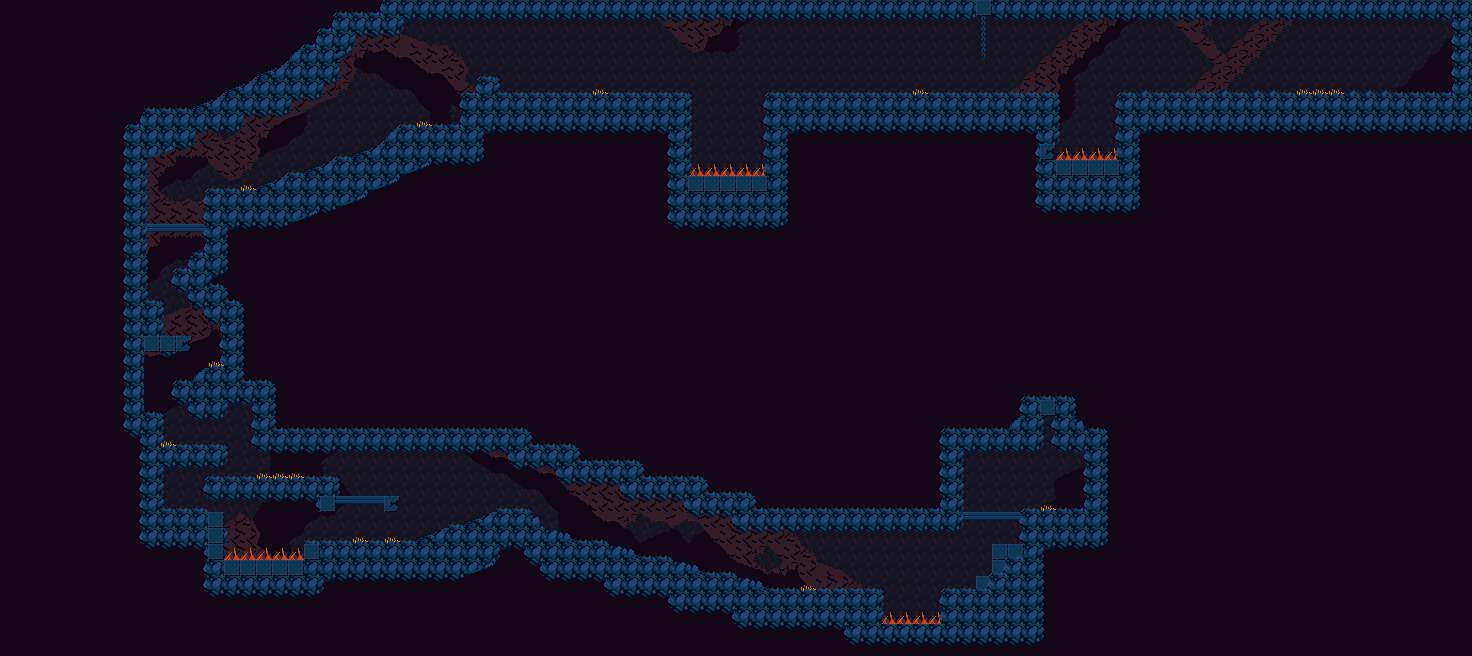

This is a level from a 2D game, rendered from its Tiled map with the project's own tilesets. A one-line summary and the map file follow, with tile-layer data summarised:
An orthogonal 92x41 tile map with 16x16 px tiles, 7 tile layers (Mock, BACKGROUND1, BACKGROUND0, BACKGROUND_DETAIL, ...), 5 tilesets and 103 objects (5x BAT, 5x BREAKABLE, 4x SPIKES, 4x SKELETON, 3x PLATFORM, ...).

<map version="1.0" orientation="orthogonal" renderorder="right-down" width="92" height="41" tilewidth="16" tileheight="16" nextobjectid="147">
 <properties>
  <property name="PLANET" value="oberon" />
 </properties>
 <tileset firstgid="1" name="TILES_TMP" tilewidth="16" tileheight="16" tilecount="8" columns="4">
  <image source="../img/tiles_placeholder.png" width="64" height="32" />
  <tile id="0">
   <properties>
    <property name="PLANET" value="oberon" />
   </properties>
  </tile>
 </tileset>
 <tileset firstgid="9" name="TILES_OBR" tilewidth="16" tileheight="16" tilecount="72" columns="9">
  <image source="../img/tiles_rock.png" trans="000000" width="144" height="128" />
 </tileset>
 <tileset firstgid="81" name="TILES_REP" tilewidth="16" tileheight="16" tilecount="80" columns="8">
  <image source="../img/tiles_grass.png" width="128" height="160" />
 </tileset>
 <tileset firstgid="161" name="TILES_TEK" tilewidth="16" tileheight="16" tilecount="45" columns="9">
  <image source="../img/tiles_city.png" width="144" height="80" />
 </tileset>
 <tileset firstgid="206" name="TILES_GEN" tilewidth="16" tileheight="16" tilecount="40" columns="10">
  <image source="../img/tiles_general.png" trans="ff00ff" width="160" height="64" />
 </tileset>
 <layer name="Mock" width="92" height="41">
  <data>[3772 cells, 3772 non-empty, 1 distinct tile ids]</data>
 </layer>
 <layer name="BACKGROUND1" width="92" height="41">
  <data>[3772 cells, 105 non-empty, 19 distinct tile ids]</data>
 </layer>
 <layer name="BACKGROUND0" width="92" height="41">
  <data>[3772 cells, 282 non-empty, 33 distinct tile ids]</data>
 </layer>
 <layer name="BACKGROUND_DETAIL" width="92" height="41">
  <data>[3772 cells, 19 non-empty, 12 distinct tile ids]</data>
 </layer>
 <objectgroup name="SOLIDS" visible="0">
  <object id="2" x="1120" y="96" width="352" height="80" />
  <object id="3" x="768" y="96" width="288" height="80" />
  <object id="4" x="464" y="96" width="224" height="80" />
  <object id="5" x="400" y="128" width="64" height="32" />
  <object id="6" x="336" y="160" width="48" height="16" />
  <object id="7" x="400" y="0" width="1072" height="16" />
  <object id="8" x="1456" y="16" width="16" height="80" />
  <object id="26" x="288" y="176" width="48" height="16" />
  <object id="29" x="208" y="192" width="96" height="128" />
  <object id="31" x="192" y="256" width="16" height="48" />
  <object id="32" x="176" y="272" width="16" height="16" />
  <object id="33" x="128" y="160" width="16" height="304" />
  <object id="34" x="144" y="304" width="16" height="32" />
  <object id="35" x="160" y="336" width="32" height="16" />
  <object id="36" x="208" y="368" width="16" height="48" />
  <object id="37" x="176" y="384" width="96" height="16" />
  <object id="38" x="144" y="416" width="16" height="112" />
  <object id="39" x="160" y="448" width="64" height="16" />
  <object id="40" x="160" y="512" width="64" height="48" />
  <object id="43" x="208" y="560" width="464" height="16" />
  <object id="44" x="304" y="544" width="304" height="16" />
  <object id="45" x="208" y="480" width="128" height="16" />
  <object id="46" x="256" y="400" width="16" height="48" />
  <object id="51" x="384" y="144">
   <polygon points="0,0 16,0 16,-16" />
  </object>
  <object id="50" x="352" y="160">
   <polygon points="0,0 32,0 32,-16" />
  </object>
  <object id="49" x="304" y="176">
   <polygon points="0,0 32,0 32,-16" />
  </object>
  <object id="48" x="256" y="192">
   <polygon points="0,0 32,0 32,-16" />
  </object>
  <object id="55" x="224" y="320" width="16" height="64" />
  <object id="56" x="192" y="400" width="16" height="16" />
  <object id="57" x="192" y="384">
   <polygon points="0,0 16,0 16,-16" />
  </object>
  <object id="58" x="480" y="80" width="16" height="16" />
  <object id="75" x="320" y="496" width="16" height="16" />
  <object id="76" x="384" y="496" width="16" height="16" />
  <object id="80" x="448" y="528" width="96" height="16" />
  <object id="81" x="496" y="512" width="32" height="16" />
  <object id="85" x="656" y="576" width="80" height="16" />
  <object id="86" x="704" y="592" width="176" height="48" />
  <object id="87" x="944" y="592" width="96" height="48" />
  <object id="88" x="1024" y="512" width="16" height="80" />
  <object id="89" x="1040" y="512" width="64" height="16" />
  <object id="90" x="1088" y="432" width="16" height="80" />
  <object id="91" x="944" y="448" width="16" height="64" />
  <object id="92" x="944" y="432" width="96" height="16" />
  <object id="93" x="1024" y="400" width="16" height="32" />
  <object id="94" x="1040" y="400" width="16" height="16" />
  <object id="95" x="1056" y="400" width="16" height="32" />
  <object id="96" x="1056" y="432" width="48" height="16" />
  <object id="97" x="736" y="512" width="224" height="16" />
  <object id="99" x="688" y="496" width="64" height="16" />
  <object id="100" x="624" y="480" width="80" height="16" />
  <object id="101" x="560" y="464" width="80" height="16" />
  <object id="102" x="512" y="448" width="64" height="16" />
  <object id="103" x="272" y="432" width="304" height="16" />
  <object id="104" x="528" y="528">
   <polygon points="0,0 0,-16 16,0" />
  </object>
  <object id="106" x="544" y="544">
   <polygon points="0,0 0,-16 32,0" />
  </object>
  <object id="107" x="608" y="560">
   <polygon points="0,0 0,-16 32,0" />
  </object>
  <object id="108" x="672" y="576">
   <polygon points="0,0 0,-16 32,0" />
  </object>
  <object id="109" x="736" y="592">
   <polygon points="0,0 0,-16 32,0" />
  </object>
  <object id="110" x="416" y="544">
   <polygon points="0,0 32,0 32,-16" />
  </object>
  <object id="111" x="464" y="528">
   <polygon points="0,0 32,0 32,-16" />
  </object>
  <object id="118" x="976" y="576" width="48" height="16" />
  <object id="119" x="992" y="544" width="32" height="32" />
  <object id="125" x="192" y="112" width="48" height="16" />
  <object id="126" x="240" y="96" width="48" height="16" />
  <object id="129" x="352" y="16" width="48" height="16" />
  <object id="124" x="160" y="128" width="32" height="16" />
  <object id="123" x="128" y="144" width="32" height="16" />
  <object id="127" x="288" y="80" width="32" height="16" />
  <object id="128" x="336" y="32" width="16" height="16" />
  <object id="133" x="1056" y="160" width="64" height="16" />
  <object id="131" x="672" y="176" width="112" height="16" />
  <object id="144" x="880" y="624" width="64" height="16" />
  <object id="145" x="320" y="48" width="16" height="32" />
 </objectgroup>
 <objectgroup name="OBJECTS">
  <object id="11" name="SPIKES" x="688" y="160" width="80" height="16" />
  <object id="13" name="SPIKES" x="1056" y="144" width="64" height="16" />
  <object id="15" name="SKELETON" x="1280" y="80" width="16" height="16" />
  <object id="18" name="BAT" x="640" y="16" width="16" height="16" />
  <object id="19" name="BAT" x="496" y="16" width="16" height="16" />
  <object id="20" name="SKELETON" x="624" y="80" width="16" height="16" />
  <object id="21" name="SKELETON" x="976" y="80" width="16" height="16" />
  <object id="22" name="PLATFORM" x="144" y="224" width="64" height="16" />
  <object id="53" name="DASHER" x="192" y="304" width="16" height="16">
   <properties>
    <property name="DIRECTION" value="RIGHT" />
   </properties>
  </object>
  <object id="54" name="DASHER" x="144" y="240" width="16" height="16">
   <properties>
    <property name="DIRECTION" value="LEFT" />
   </properties>
  </object>
  </objectgroup>
 <layer name="FOREGROUND_BG" width="92" height="41">
  <data>[3772 cells, 2431 non-empty, 1 distinct tile ids]</data>
 </layer>
 <layer name="FOREGROUND" width="92" height="41">
  <data>[3772 cells, 1254 non-empty, 30 distinct tile ids]</data>
 </layer>
 <layer name="FOREGROUND_DETAIL" width="92" height="41">
  <data>[3772 cells, 31 non-empty, 11 distinct tile ids]</data>
 </layer>
</map>
<!-- 20 of 103 objects omitted -->
